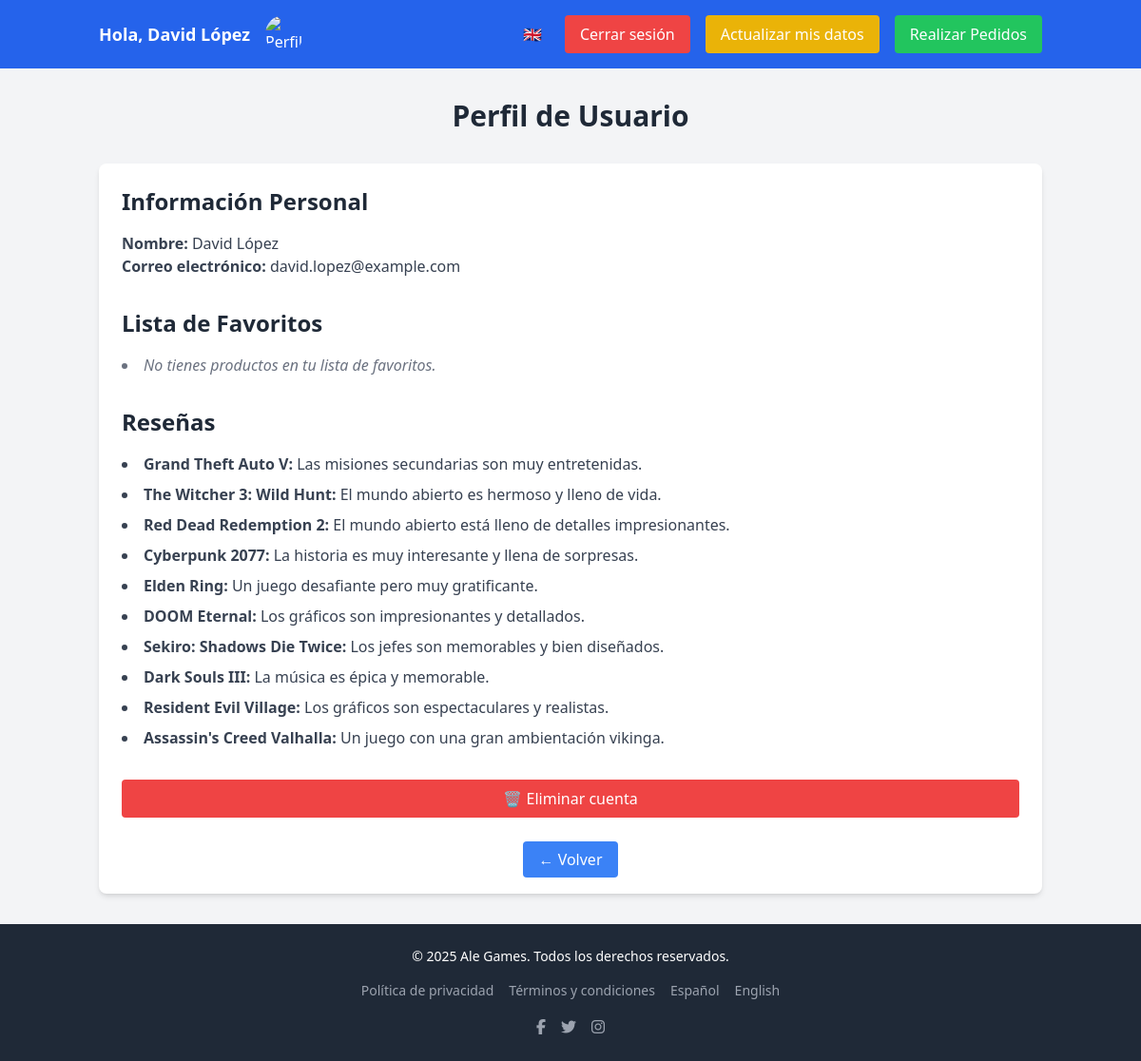
Page /views/perfil_usuario.php (signed in) on the committed database.
### tables this page shows
CREATE TABLE clientes (
    cliente_id INT PRIMARY KEY AUTO_INCREMENT,
    nombre VARCHAR(100) NOT NULL,
    contrasena VARCHAR(255) NOT NULL,
    telefono VARCHAR(15),
    email VARCHAR(100) UNIQUE
);

CREATE TABLE resena (
    resena_id INT PRIMARY KEY AUTO_INCREMENT,
    producto_id INT NOT NULL,
    cliente_id INT NOT NULL,
    resena TEXT NOT NULL,
    fecha TIMESTAMP DEFAULT CURRENT_TIMESTAMP,
    FOREIGN KEY (producto_id) REFERENCES producto(producto_id),
    FOREIGN KEY (cliente_id) REFERENCES clientes(cliente_id)
);

CREATE TABLE producto (
    producto_id INT PRIMARY KEY AUTO_INCREMENT,
    nombre VARCHAR(100) NOT NULL,
    descripcion TEXT,
    precio DECIMAL(10, 2) NOT NULL,
Foto text
);

### includes/idioma.php (called while the page is built, shortened)
<?php
$idioma_default = 'es';
if (isset($_GET['lang'])) {
    $idioma = $_GET['lang'];
    setcookie('idioma', $idioma, time() + (86400 * 30), '/');
}
else if (isset($_COOKIE['idioma'])) {
    $idioma = $_COOKIE['idioma'];
}
else {
    $idioma = $idioma_default;
}
?>

### views/perfil_usuario.php (the view, shortened to what this page needs)
<?php
include '../includes/connect.php';
include '../includes/idioma.php';
$email = $_SESSION['email'];
$statement = $pdo->prepare('SELECT * FROM clientes WHERE email = :email');
$statement->execute(['email' => $email]);
$usuario = $statement->fetch(PDO::FETCH_ASSOC);
?>
<!DOCTYPE html>
<html lang="<?php echo $idioma; ?>">
<head>
    <script src="https://cdn.tailwindcss.com"></script>
</head>
<body class="bg-gray-100 dark:bg-gray-900 min-h-screen">
    <?php include '../includes/header.php'; ?>
    <main class="container mx-auto py-8 px-4">
        <?php if ($usuario['cliente_id'] === 1): ?>
            <h1 class="text-3xl font-bold text-center text-gray-800 dark:text-gray-200 mb-8">
                <?php echo $textos[$idioma]['acciones_admin'] ; ?>
            </h1>
        <?php else: ?>
            <h1 class="text-3xl font-bold text-center text-gray-800 dark:text-gray-200 mb-8">
                <?php echo $textos[$idioma]['perfil_usuario'] ; ?>
            </h1>
        <?php endif; ?>
        <div class="bg-white dark:bg-gray-800 shadow-md rounded-lg p-6">
            <section class="mb-8">
                <h2 class="text-2xl font-semibold text-gray-800 dark:text-gray-200 mb-4">
                    <?php echo $textos[$idioma]['informacion_personal'] ?? 'Información Personal'; ?>
                </h2>
                <p class="text-gray-700 dark:text-gray-300"><strong><?php echo $textos[$idioma]['nombre'] ; ?>:</strong> <?php echo htmlspecialchars($usuario['nombre']); ?></p>
                <p class="text-gray-700 dark:text-gray-300"><strong><?php echo $textos[$idioma]['correo'] ; ?>:</strong> <?php echo htmlspecialchars($usuario['email']); ?></p>
            </section>
            <?php if ($usuario['cliente_id'] !== 1): ?>
            <section class="mb-8">
                <h2 class="text-2xl font-semibold text-gray-800 dark:text-gray-200 mb-4">
                    <?php echo $textos[$idioma]['favoritos'] ?? 'Lista de Favoritos'; ?>
                </h2>
                <ul class="list-disc list-inside space-y-2">
                    <?php
                    $statement = $pdo->prepare('SELECT p.nombre FROM favoritos f JOIN producto p ON f.producto_id = p.producto_id WHERE f.cliente_id = :cliente_id');
                    $statement->execute(['cliente_id' => $usuario['cliente_id']]);
                    $favoritos = $statement->fetchAll(PDO::FETCH_ASSOC);
                    if ($favoritos) {
                        foreach ($favoritos as $favorito) {
                            echo '<li class="text-gray-700 dark:text-gray-300">' . htmlspecialchars($favorito['nombre']) . '</li>';
                        }
                    } else {
                        echo '<li class="text-gray-500 dark:text-gray-400 italic">' . ($textos[$idioma]['no_favoritos'] ) . '</li>';
                    }
                    ?>
                </ul>
            </section>
            <section class="mb-8">
                <h2 class="text-2xl font-semibold text-gray-800 dark:text-gray-200 mb-4">
                    <?php echo $textos[$idioma]['resenas'] ?? 'Reseñas'; ?>
                </h2>
                <ul class="list-disc list-inside space-y-2">
                    <?php
                    $statement = $pdo->prepare('SELECT c.resena, p.nombre AS producto FROM resena c JOIN producto p ON c.producto_id = p.producto_id WHERE c.cliente_id = :cliente_id');
                    $statement->execute(['cliente_id' => $usuario['cliente_id']]);
                    $resenas = $statement->fetchAll(PDO::FETCH_ASSOC);
                    if ($resenas) {
                        foreach ($resenas as $resena) {
                            echo '<li class="text-gray-700 dark:text-gray-300"><strong>' . htmlspecialchars($resena['producto']) . ':</strong> ' . htmlspecialchars($resena['resena']) . '</li>';
                        }
                    } else {
                        echo '<li class="text-gray-500 dark:text-gray-400 italic">' . ($textos[$idioma]['no_resenas'] ) . '</li>';
                    }
                    ?>
                </ul>
            </section>
            <?php endif; ?>
            <?php if ($usuario['cliente_id'] !== 1): ?>
            <section class="mt-8">
                <form method="POST" action="eliminar_usuario.php" onsubmit="return confirm('<?php echo $textos[$idioma]['confirmar_eliminar'] ?? '¿Estás seguro de que deseas eliminar tu cuenta? Esta acción no se puede deshacer y perderás todos tus datos, incluyendo el historial de compras, reseñas y favoritos.'; ?>');">
                    <button type="submit" class="w-full bg-red-500 hover:bg-red-600 text-white py-2 px-4 rounded">
                        🗑️ <?php echo $textos[$idioma]['eliminar_cuenta'] ; ?>
                    </button>
                </form>
            </section>
            <?php endif; ?>
            <div class="mt-8 text-center">
                <a href="javascript:history.back()" class="bg-blue-500 hover:bg-blue-600 text-white py-2 px-4 rounded">
                    ← <?php echo $textos[$idioma]['volver'] ; ?>
                </a>
            </div>
        </div>
    </main>
    <?php include '../includes/footer.php'; ?>
</body>
</html>

### includes/header.php (shortened to what this page needs)
<header class="bg-blue-600 text-white py-4">
    <div class="container mx-auto flex justify-between items-center px-4">
        <div class="flex items-center space-x-4">
            <?php if (isset($_SESSION['usuario'])): ?>
                <p class="text-lg font-semibold">
                    <?php echo htmlspecialchars($textos[$idioma]['saludo']); ?>, <?php echo htmlspecialchars($_SESSION['usuario']); ?>
                </p>
                <a href="../views/perfil_usuario.php" aria-label="Perfil de Usuario">
                    <img src="https://cdn-icons-png.flaticon.com/512/74/74472.png" class="w-10 h-10 rounded-full" alt="Perfil de Usuario">
                </a>
            <?php endif; ?>
        </div>
        <div class="flex space-x-4 items-center">
            <div class="relative">
                <button id="settingsButton" class="p-2 rounded-full hover:bg-gray-700" aria-label="Cambiar idioma">
                    <?php echo $idioma === 'en' ? '🇪🇸' : '🇬🇧'; ?>
                </button>
            </div>
            <?php if (isset($_SESSION['email'])): ?>
                <form method="POST" action="../views/index.php" style="display:inline;">
                    <button type="submit" name="cerrar" class="bg-red-500 hover:bg-red-600 text-white py-2 px-4 rounded">
                        <?php echo htmlspecialchars($textos[$idioma]['cerrar_sesion']); ?>
                    </button>
                </form>
                <a href="actualizar_datos.php" class="bg-yellow-500 hover:bg-yellow-600 text-white py-2 px-4 rounded">
                    <?php echo htmlspecialchars($textos[$idioma]['actualizar_datos']); ?>
                </a>
                <?php if ($_SESSION['email'] === 'root@email.com'): ?>
                    <a href="insertar_juego.php" class="bg-green-500 hover:bg-green-600 text-white py-2 px-4 rounded">
                        <?php echo htmlspecialchars($textos[$idioma]['insertar_juego']); ?>
                    </a>
                <?php else: ?>
                    <a href="carrito.php" class="bg-green-500 hover:bg-green-600 text-white py-2 px-4 rounded">
                        <?php echo htmlspecialchars($textos[$idioma]['realizar_pedidos']); ?>
                    </a>
                <?php endif; ?>
            <?php endif; ?>
        </div>
    </div>
</header>

### includes/footer.php (shortened to what this page needs)
<footer class="bg-gray-800 text-white py-6">
    <div class="container mx-auto text-center space-y-4">
        <p class="text-sm">
            © <?php echo date('Y'); ?> Ale Games. <?php echo htmlspecialchars($textos[$idioma]['todos_los_derechos_reservados'] ?? 'Todos los derechos reservados.'); ?>
        </p>
        <div class="flex justify-center space-x-4">
            <a href="politica_privacidad.php" class="text-gray-400 hover:text-white text-sm">
                <?php echo htmlspecialchars($textos[$idioma]['politica_privacidad'] ?? 'Política de privacidad'); ?>
            </a>
            <a href="terminos_condiciones.php" class="text-gray-400 hover:text-white text-sm">
                <?php echo htmlspecialchars($textos[$idioma]['terminos_condiciones'] ?? 'Términos y condiciones'); ?>
            </a>
            <a href="?lang=es" class="text-gray-400 hover:text-white text-sm">
                Español
            </a>
            <a href="?lang=en" class="text-gray-400 hover:text-white text-sm">
                English
            </a>
        </div>
        <div class="flex justify-center space-x-4">
            <a href="https://facebook.com" target="_blank" aria-label="Facebook" class="text-gray-400 hover:text-white">
                <i class="fab fa-facebook-f"></i>
            </a>
            <a href="https://twitter.com" target="_blank" aria-label="Twitter" class="text-gray-400 hover:text-white">
                <i class="fab fa-twitter"></i>
            </a>
            <a href="https://instagram.com" target="_blank" aria-label="Instagram" class="text-gray-400 hover:text-white">
                <i class="fab fa-instagram"></i>
            </a>
        </div>
    </div>
</footer>

### rows in the picture
clientes: nombre "David López", email "david.lopez@example.com"
resena: producto.nombre "Grand Theft Auto V", resena "Las misiones secundarias son muy entretenidas."
resena: producto.nombre "The Witcher 3: Wild Hunt", resena "El mundo abierto es hermoso y lleno de vida."
resena: producto.nombre "Red Dead Redemption 2", resena "El mundo abierto está lleno de detalles impresionantes."
resena: producto.nombre "Cyberpunk 2077", resena "La historia es muy interesante y llena de sorpresas."
resena: producto.nombre "Elden Ring", resena "Un juego desafiante pero muy gratificante."
resena: producto.nombre "DOOM Eternal", resena "Los gráficos son impresionantes y detallados."
resena: producto.nombre "Sekiro: Shadows Die Twice", resena "Los jefes son memorables y bien diseñados."
resena: producto.nombre "Dark Souls III", resena "La música es épica y memorable."
resena: producto.nombre "Resident Evil Village", resena "Los gráficos son espectaculares y realistas."
resena: producto.nombre "Assassin's Creed Valhalla", resena "Un juego con una gran ambientación vikinga."

### other values in the picture
$textos[$idioma]['saludo'] "Hola"
$_SESSION['usuario'] "David López"
$textos[$idioma]['cerrar_sesion'] "Cerrar sesión"
$textos[$idioma]['actualizar_datos'] "Actualizar mis datos"
$textos[$idioma]['realizar_pedidos'] "Realizar Pedidos"
$textos[$idioma]['perfil_usuario'] "Perfil de Usuario"
$textos[$idioma]['informacion_personal'] "Información Personal"
$textos[$idioma]['nombre'] "Nombre"
$textos[$idioma]['correo'] "Correo electrónico"
$textos[$idioma]['favoritos'] "Lista de Favoritos"
$textos[$idioma]['no_favoritos'] "No tienes productos en tu lista de favoritos."
$textos[$idioma]['resenas'] "Reseñas"
$textos[$idioma]['eliminar_cuenta'] "Eliminar cuenta"
$textos[$idioma]['volver'] "Volver"
$textos[$idioma]['todos_los_derechos_reservados'] "Todos los derechos reservados."
